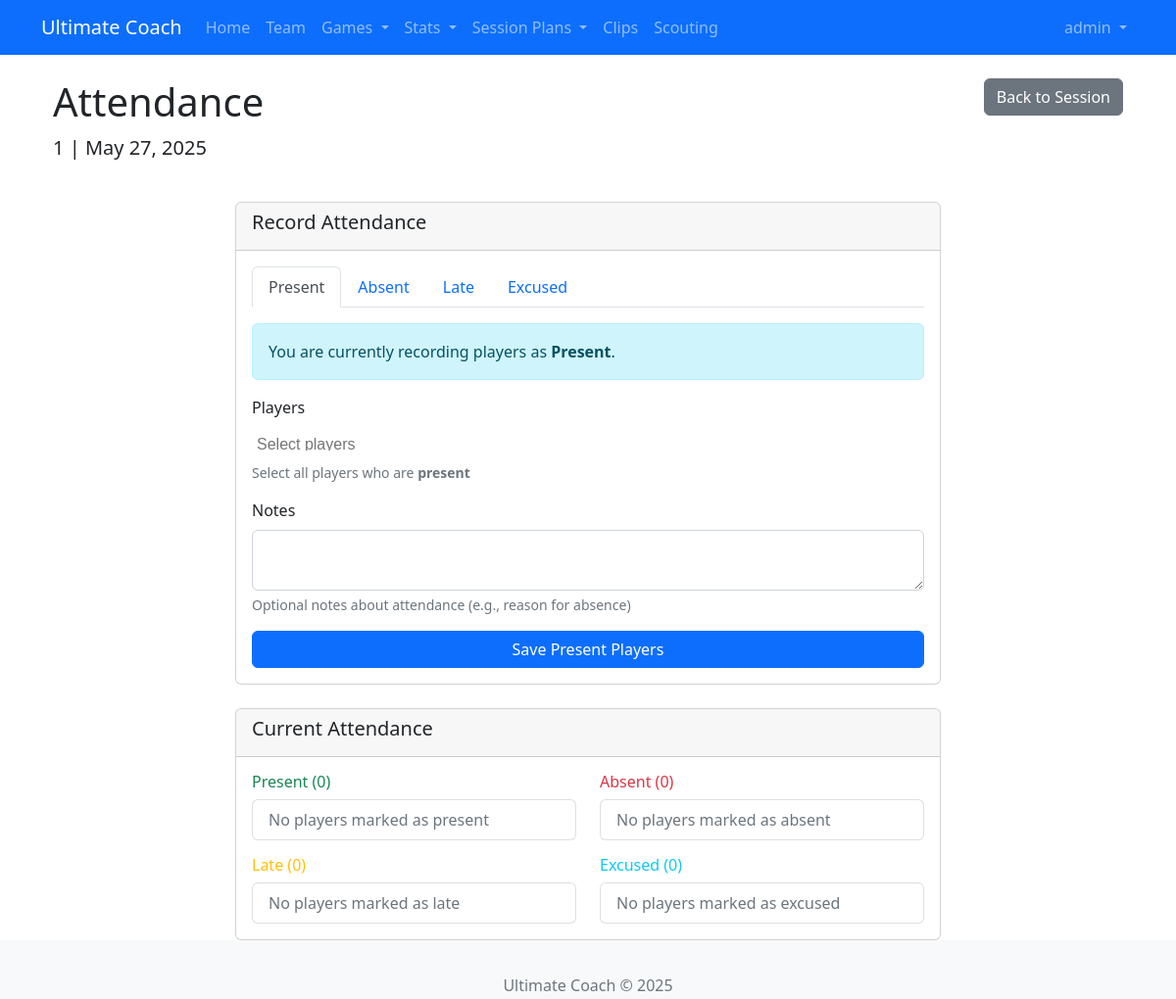
Screenshot of /sessions/1/attendance (signed in) with the database file from the repository.
### app/models/user.py (models this page shows, shortened)
class User(UserMixin, db.Model):
    id = db.Column(db.Integer, primary_key=True)
    username = db.Column(db.String(64), unique=True, nullable=False)
    email = db.Column(db.String(120), unique=True, nullable=False)
    password_hash = db.Column(db.String(128))
    role = db.Column(db.String(20), default='user')  # Add this line
    is_admin = db.Column(db.Boolean, default=False)
    created_at = db.Column(db.DateTime, default=datetime.utcnow)
    created_drills = db.relationship('SavedDrill', backref='creator', lazy='dynamic')
    player_profile = db.relationship('Player', back_populates='user_account', uselist=False)

### app/models/session.py (models this page shows, shortened)
class SessionPlan(db.Model):
    id = db.Column(db.Integer, primary_key=True)
    title = db.Column(db.String(100), nullable=False)
    date = db.Column(db.Date, nullable=True)
    start_time = db.Column(db.Time, nullable=True)
    end_time = db.Column(db.Time, nullable=True)
    location = db.Column(db.String(100), nullable=True)
    focus_area = db.Column(db.String(100), nullable=True)
    notes = db.Column(db.Text, nullable=True)
    is_recurring = db.Column(db.Boolean, default=False)
    recurrence_pattern = db.Column(db.String(20), nullable=True)
    created_at = db.Column(db.DateTime, default=datetime.utcnow)
    updated_at = db.Column(db.DateTime, default=datetime.utcnow, onupdate=datetime.utcnow)
    components = db.relationship('SessionComponent', back_populates='session',
                               lazy='dynamic', cascade='all, delete-orphan')
    attendances = db.relationship('Attendance', back_populates='session',
                                lazy='dynamic', cascade='all, delete-orphan')
    rsvps = db.relationship('SessionRSVP', back_populates='session',
                           lazy='dynamic', cascade='all, delete-orphan')
    @property
    def formatted_date(self):
        if self.date:
            return self.date.strftime('%B %d, %Y')
        return 'No date set'

### app/routes/session.py (the view, shortened to what this page needs)
@bp.route('/<int:session_id>/attendance', methods=['GET', 'POST'])
@login_required
def attendance(session_id):
    session = SessionPlan.query.get_or_404(session_id)
    form = AttendanceForm()
    if request.method == 'GET':
        status = request.args.get('status', 'present')
        form.status.data = status
        attendances = Attendance.query.filter_by(session_id=session_id, status=status).all()
        form.players.data = [a.player_id for a in attendances]
    players = Player.query.filter_by(active=True).order_by(Player.name).all()
    attendances = Attendance.query.filter_by(session_id=session_id).all()
    attendance_by_status = {
        'present': [],
        'absent': [],
        'late': [],
        'excused': []
    }
    for attendance in attendances:
        if attendance.status in attendance_by_status:
            attendance_by_status[attendance.status].append(attendance)
    return render_template(
        'session/attendance.html',
        session=session,
        form=form,
        players=players,
        attendances=attendances,
        attendance_by_status=attendance_by_status
    )

### app/forms/session.py
class AttendanceForm(FlaskForm):
    players = SelectMultipleField('Players', coerce=int, validators=[DataRequired()])
    status = SelectField('Status', choices=[
        ('present', 'Present'),
        ('absent', 'Absent'),
        ('late', 'Late'),
        ('excused', 'Excused')
    ], validators=[DataRequired()])
    notes = TextAreaField('Notes', validators=[Optional()])
    submit = SubmitField('Save Attendance')
    def __init__(self, *args, **kwargs):
        super(AttendanceForm, self).__init__(*args, **kwargs)
        self.players.choices = [(p.id, f"{p.name} (#{p.jersey_number})")
                               for p in Player.query.filter_by(active=True).order_by(Player.name).all()]

### app/models/user.py (called while the page is built)
@login.user_loader
def load_user(id):
    return User.query.get(int(id))

### app/routes/session.py (called while the page is built)
@bp.before_request
def before_request():
    if 'static' in request.path:
        current_app.logger.debug(f"Static file request: {request.path}")

### app/templates/session/attendance.html (shortened to what this page needs)
{% extends "base.html" %}
{% block styles %}
<link href="https://cdn.jsdelivr.net/npm/select2@4.1.0-rc.0/dist/css/select2.min.css" rel="stylesheet" />
<link href="https://cdn.jsdelivr.net/npm/select2-bootstrap-5-theme@1.3.0/dist/select2-bootstrap-5-theme.min.css" rel="stylesheet" />
{% endblock %}
{% block content %}
<div class="container">
    <div class="row mb-4">
        <div class="col-md-8">
            <h1>Attendance</h1>
            <p class="lead">{{ session.title }} | {{ session.formatted_date }}</p>
        </div>
        <div class="col-md-4 text-end">
            <a href="{{ url_for('session.detail', session_id=session.id) }}" class="btn btn-secondary">Back to Session</a>
        </div>
    </div>
    <div class="row">
        <div class="col-md-8 offset-md-2">
            <div class="card">
                <div class="card-header">
                    <h5>Record Attendance</h5>
                </div>
                <div class="card-body">
                    <ul class="nav nav-tabs mb-3" id="attendanceTab" role="tablist">
                        <li class="nav-item" role="presentation">
                            <button class="nav-link {% if form.status.data == 'present' %}active{% endif %}" id="present-tab" data-bs-toggle="tab" data-bs-target="#present" type="button" role="tab" aria-controls="present" aria-selected="{{ 'true' if form.status.data == 'present' else 'false' }}" onclick="window.location='{{ url_for('session.attendance', session_id=session.id, status='present') }}'">
                                Present
                            </button>
                        </li>
                        <li class="nav-item" role="presentation">
                            <button class="nav-link {% if form.status.data == 'absent' %}active{% endif %}" id="absent-tab" data-bs-toggle="tab" data-bs-target="#absent" type="button" role="tab" aria-controls="absent" aria-selected="{{ 'true' if form.status.data == 'absent' else 'false' }}" onclick="window.location='{{ url_for('session.attendance', session_id=session.id, status='absent') }}'">
                                Absent
                            </button>
                        </li>
                        <li class="nav-item" role="presentation">
                            <button class="nav-link {% if form.status.data == 'late' %}active{% endif %}" id="late-tab" data-bs-toggle="tab" data-bs-target="#late" type="button" role="tab" aria-controls="late" aria-selected="{{ 'true' if form.status.data == 'late' else 'false' }}" onclick="window.location='{{ url_for('session.attendance', session_id=session.id, status='late') }}'">
                                Late
                            </button>
                        </li>
                        <li class="nav-item" role="presentation">
                            <button class="nav-link {% if form.status.data == 'excused' %}active{% endif %}" id="excused-tab" data-bs-toggle="tab" data-bs-target="#excused" type="button" role="tab" aria-controls="excused" aria-selected="{{ 'true' if form.status.data == 'excused' else 'false' }}" onclick="window.location='{{ url_for('session.attendance', session_id=session.id, status='excused') }}'">
                                Excused
                            </button>
                        </li>
                    </ul>
                    <form method="post" novalidate>
                        <div class="alert alert-info">
                            You are currently recording players as <strong>{{ form.status.data|capitalize }}</strong>.
                        </div>
                        <div class="mb-3">
                            {{ form.players.label(class="form-label") }}
                            <div class="form-text">Select all players who are <strong>{{ form.status.data }}</strong></div>
                        </div>
                        <div class="mb-3">
                            {{ form.notes.label(class="form-label") }}
                            {{ form.notes(class="form-control", rows=2) }}
                            <div class="form-text">Optional notes about attendance (e.g., reason for absence)</div>
                        </div>
                        <div class="d-grid gap-2">
                            {{ form.submit(class="btn btn-primary", value="Save " + form.status.data|capitalize + " Players") }}
                        </div>
                    </form>
                </div>
            </div>
            <div class="card mt-4">
                <div class="card-header">
                    <h5>Current Attendance</h5>
                </div>
                <div class="card-body">
                    <div class="row">
                        <div class="col-md-6">
                            <h6 class="text-success">Present ({{ attendance_by_status['present']|length }})</h6>
                            <ul class="list-group mb-3">
                                {% if not attendance_by_status['present'] %}
                                <li class="list-group-item text-muted">No players marked as present</li>
                                {% endif %}
                            </ul>
                            <h6 class="text-warning">Late ({{ attendance_by_status['late']|length }})</h6>
                            <ul class="list-group">
                                {% if not attendance_by_status['late'] %}
                                <li class="list-group-item text-muted">No players marked as late</li>
                                {% endif %}
                            </ul>
                        </div>
                        <div class="col-md-6">
                            <h6 class="text-danger">Absent ({{ attendance_by_status['absent']|length }})</h6>
                            <ul class="list-group mb-3">
                                {% if not attendance_by_status['absent'] %}
                                <li class="list-group-item text-muted">No players marked as absent</li>
                                {% endif %}
                            </ul>
                            <h6 class="text-info">Excused ({{ attendance_by_status['excused']|length }})</h6>
                            <ul class="list-group">
                                {% if not attendance_by_status['excused'] %}
                                <li class="list-group-item text-muted">No players marked as excused</li>
                                {% endif %}
                            </ul>
                        </div>
                    </div>
                </div>
            </div>
        </div>
    </div>
</div>
{% endblock %}

### app/templates/base.html (shortened to what this page needs)
<!DOCTYPE html>
<html lang="en">
<head>
    <link rel="stylesheet" href="https://cdn.jsdelivr.net/npm/bootstrap@5.2.3/dist/css/bootstrap.min.css">
    <link rel="stylesheet" href="https://cdn.jsdelivr.net/npm/bootstrap-icons@1.10.5/font/bootstrap-icons.css">
    <link rel="stylesheet" href="{{ url_for('static', filename='css/main.css') }}">
    {% block styles %}{% endblock %}
</head>
<body>
    <nav class="navbar navbar-expand-lg navbar-dark bg-primary">
        <div class="container">
            <a class="navbar-brand" href="{{ url_for('main.index') }}">Ultimate Coach</a>
            <div class="collapse navbar-collapse" id="navbarNav">
                <ul class="navbar-nav me-auto">
                    <li class="nav-item">
                        <a class="nav-link" href="{{ url_for('main.index') }}"
                           data-bs-toggle="tooltip" data-bs-placement="bottom"
                           title="Return to homepage">Home</a>
                    </li>
                    <li class="nav-item">
                        <a class="nav-link" href="{{ url_for('team.index') }}"
                           data-bs-toggle="tooltip" data-bs-placement="bottom"
                           title="Manage team roster">Team</a>
                    </li>
                    <li class="nav-item dropdown">
                        <a class="nav-link dropdown-toggle" href="#" id="gamesDropdown"
                           role="button" data-bs-toggle="dropdown" aria-expanded="false"
                           data-bs-toggle="tooltip" data-bs-placement="bottom"
                           title="Manage games and tournaments">
                            Games
                        </a>
                    </li>
                    <li class="nav-item dropdown">
                        <a class="nav-link dropdown-toggle" href="#" id="statsDropdown"
                           role="button" data-bs-toggle="dropdown" aria-expanded="false"
                           data-bs-toggle="tooltip" data-bs-placement="bottom"
                           title="View comprehensive statistics and analytics">
                            Stats
                        </a>
                    </li>
                    <li class="nav-item dropdown">
                        <a class="nav-link dropdown-toggle" href="#" role="button" data-bs-toggle="dropdown">
                            Session Plans
                        </a>
                    </li>
                    <li class="nav-item">
                        <a class="nav-link" href="{{ url_for('clip.index') }}"
                           data-bs-toggle="tooltip" data-bs-placement="bottom"
                           title="Manage video clips">Clips</a>
                    </li>
                    <li class="nav-item">
                        <a class="nav-link" href="{{ url_for('scouting.index') }}"
                           data-bs-toggle="tooltip" data-bs-placement="bottom"
                           title="View scouting reports">Scouting</a>
                    </li>
                </ul>
                {% if current_user.is_authenticated %}
                <ul class="navbar-nav">
                    <li class="nav-item dropdown">
                        <a class="nav-link dropdown-toggle" href="#" id="userDropdown"
                           role="button" data-bs-toggle="dropdown" aria-expanded="false">
                            {{ current_user.username }}
                        </a>
                    </li>
                </ul>
                {% endif %}
            </div>
        </div>
    </nav>
    <div class="container mt-4">
        {% block content %}{% endblock %}
    </div>
    <footer class="footer mt-5 py-3 bg-light">
        <div class="container text-center">
            <span class="text-muted">Ultimate Coach &copy; 2025</span>
        </div>
    </footer>
</body>
</html>

### app/static/css/main.css (style rules this page uses)
body { padding-bottom: 60px; }
.footer { position: fixed; bottom: 0; width: 100%; height: 60px; line-height: 60px; background-color: #f5f5f5; }

### rows the page displays
User: username "admin"
SessionPlan: title "1", formatted_date "May 27, 2025"

### other values shown
{{ attendance_by_status['present']|length }} "0"
{{ attendance_by_status['late']|length }} "0"
{{ attendance_by_status['absent']|length }} "0"
{{ attendance_by_status['excused']|length }} "0"
